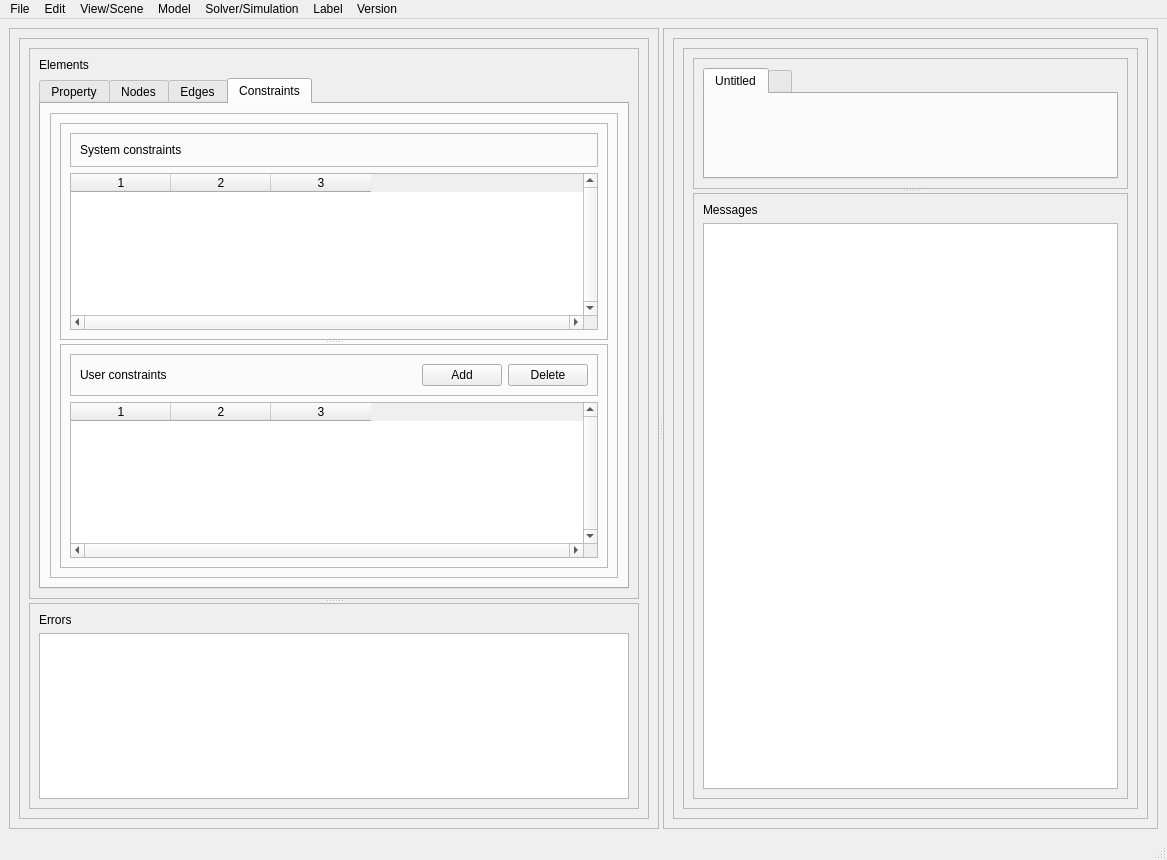
<?xml version="1.0" encoding="UTF-8"?>
<ui version="4.0">
 <class>MainWindow</class>
 <widget class="QMainWindow" name="MainWindow">
  <property name="geometry">
   <rect>
    <x>0</x>
    <y>0</y>
    <width>1167</width>
    <height>860</height>
   </rect>
  </property>
  <property name="windowTitle">
   <string>MainWindow</string>
  </property>
  <property name="autoFillBackground">
   <bool>true</bool>
  </property>
  <property name="styleSheet">
   <string notr="true"/>
  </property>
  <widget class="QWidget" name="centralwidget">
   <property name="sizePolicy">
    <sizepolicy hsizetype="Expanding" vsizetype="Expanding">
     <horstretch>0</horstretch>
     <verstretch>0</verstretch>
    </sizepolicy>
   </property>
   <property name="styleSheet">
    <string notr="true"/>
   </property>
   <layout class="QVBoxLayout" name="verticalLayout_5">
    <item>
     <widget class="QSplitter" name="splitter_3">
      <property name="orientation">
       <enum>Qt::Horizontal</enum>
      </property>
      <widget class="GeometrySerializableFrame" name="left_pane">
       <property name="frameShape">
        <enum>QFrame::StyledPanel</enum>
       </property>
       <property name="frameShadow">
        <enum>QFrame::Sunken</enum>
       </property>
       <layout class="QGridLayout" name="gridLayout">
        <item row="0" column="0">
         <widget class="QSplitter" name="splitter_2">
          <property name="sizePolicy">
           <sizepolicy hsizetype="MinimumExpanding" vsizetype="Ignored">
            <horstretch>0</horstretch>
            <verstretch>0</verstretch>
           </sizepolicy>
          </property>
          <property name="orientation">
           <enum>Qt::Vertical</enum>
          </property>
          <widget class="QFrame" name="frame_3">
           <property name="sizePolicy">
            <sizepolicy hsizetype="Expanding" vsizetype="Expanding">
             <horstretch>0</horstretch>
             <verstretch>0</verstretch>
            </sizepolicy>
           </property>
           <property name="autoFillBackground">
            <bool>false</bool>
           </property>
           <property name="frameShape">
            <enum>QFrame::StyledPanel</enum>
           </property>
           <property name="frameShadow">
            <enum>QFrame::Raised</enum>
           </property>
           <layout class="QGridLayout" name="gridLayout_5">
            <item row="0" column="0">
             <widget class="QSplitter" name="splitter">
              <property name="orientation">
               <enum>Qt::Vertical</enum>
              </property>
              <widget class="GeometrySerializableFrame" name="left_top_pane">
               <property name="frameShape">
                <enum>QFrame::StyledPanel</enum>
               </property>
               <property name="frameShadow">
                <enum>QFrame::Sunken</enum>
               </property>
               <layout class="QVBoxLayout" name="verticalLayout">
                <item>
                 <widget class="QLabel" name="label">
                  <property name="text">
                   <string>Elements</string>
                  </property>
                 </widget>
                </item>
                <item>
                 <widget class="QTabWidget" name="editorTabWidget">
                  <property name="currentIndex">
                   <number>3</number>
                  </property>
                  <widget class="QWidget" name="tab_7">
                   <attribute name="title">
                    <string>Property</string>
                   </attribute>
                   <layout class="QVBoxLayout" name="verticalLayout_4">
                    <item>
                     <widget class="QTableWidget" name="propertyWidget"/>
                    </item>
                   </layout>
                  </widget>
                  <widget class="QWidget" name="tab">
                   <attribute name="title">
                    <string>Nodes</string>
                   </attribute>
                   <layout class="QVBoxLayout" name="verticalLayout_3">
                    <item>
                     <widget class="QTableWidget" name="nodeTableWidget">
                      <property name="verticalScrollBarPolicy">
                       <enum>Qt::ScrollBarAlwaysOn</enum>
                      </property>
                      <property name="horizontalScrollBarPolicy">
                       <enum>Qt::ScrollBarAlwaysOn</enum>
                      </property>
                      <property name="columnCount">
                       <number>4</number>
                      </property>
                      <column/>
                      <column/>
                      <column/>
                      <column/>
                     </widget>
                    </item>
                   </layout>
                  </widget>
                  <widget class="QWidget" name="tab_2">
                   <attribute name="title">
                    <string>Edges</string>
                   </attribute>
                   <layout class="QHBoxLayout" name="horizontalLayout_8">
                    <item>
                     <layout class="QVBoxLayout" name="verticalLayout_6">
                      <item>
                       <widget class="QTableWidget" name="edgeTableWidget">
                        <property name="verticalScrollBarPolicy">
                         <enum>Qt::ScrollBarAlwaysOn</enum>
                        </property>
                        <property name="horizontalScrollBarPolicy">
                         <enum>Qt::ScrollBarAlwaysOn</enum>
                        </property>
                        <property name="columnCount">
                         <number>4</number>
                        </property>
                        <column/>
                        <column/>
                        <column/>
                        <column/>
                       </widget>
                      </item>
                     </layout>
                    </item>
                   </layout>
                  </widget>
                  <widget class="QWidget" name="tab_5">
                   <attribute name="title">
                    <string>Constraints</string>
                   </attribute>
                   <layout class="QGridLayout" name="gridLayout_2">
                    <item row="0" column="0">
                     <widget class="QFrame" name="frame_8">
                      <property name="frameShape">
                       <enum>QFrame::StyledPanel</enum>
                      </property>
                      <property name="frameShadow">
                       <enum>QFrame::Raised</enum>
                      </property>
                      <layout class="QGridLayout" name="gridLayout_3">
                       <item row="1" column="0">
                        <widget class="QSplitter" name="splitter_4">
                         <property name="orientation">
                          <enum>Qt::Vertical</enum>
                         </property>
                         <widget class="QFrame" name="frame_9">
                          <property name="frameShape">
                           <enum>QFrame::StyledPanel</enum>
                          </property>
                          <property name="frameShadow">
                           <enum>QFrame::Raised</enum>
                          </property>
                          <layout class="QVBoxLayout" name="verticalLayout_7">
                           <item>
                            <widget class="QFrame" name="frame_6">
                             <property name="frameShape">
                              <enum>QFrame::StyledPanel</enum>
                             </property>
                             <property name="frameShadow">
                              <enum>QFrame::Raised</enum>
                             </property>
                             <layout class="QHBoxLayout" name="horizontalLayout">
                              <item>
                               <widget class="QLabel" name="label_4">
                                <property name="text">
                                 <string>System constraints</string>
                                </property>
                               </widget>
                              </item>
                             </layout>
                            </widget>
                           </item>
                           <item>
                            <widget class="QTableWidget" name="systemConstraintWidget">
                             <property name="verticalScrollBarPolicy">
                              <enum>Qt::ScrollBarAlwaysOn</enum>
                             </property>
                             <property name="horizontalScrollBarPolicy">
                              <enum>Qt::ScrollBarAlwaysOn</enum>
                             </property>
                             <property name="columnCount">
                              <number>3</number>
                             </property>
                             <column/>
                             <column/>
                             <column/>
                            </widget>
                           </item>
                          </layout>
                         </widget>
                         <widget class="QFrame" name="frame_10">
                          <property name="frameShape">
                           <enum>QFrame::StyledPanel</enum>
                          </property>
                          <property name="frameShadow">
                           <enum>QFrame::Raised</enum>
                          </property>
                          <layout class="QVBoxLayout" name="verticalLayout_9">
                           <item>
                            <widget class="QFrame" name="frame_2">
                             <property name="frameShape">
                              <enum>QFrame::StyledPanel</enum>
                             </property>
                             <property name="frameShadow">
                              <enum>QFrame::Raised</enum>
                             </property>
                             <layout class="QHBoxLayout" name="horizontalLayout_2">
                              <item>
                               <widget class="QLabel" name="label_5">
                                <property name="text">
                                 <string>User constraints</string>
                                </property>
                               </widget>
                              </item>
                              <item>
                               <spacer name="horizontalSpacer">
                                <property name="orientation">
                                 <enum>Qt::Horizontal</enum>
                                </property>
                                <property name="sizeHint" stdset="0">
                                 <size>
                                  <width>40</width>
                                  <height>20</height>
                                 </size>
                                </property>
                               </spacer>
                              </item>
                              <item>
                               <widget class="QPushButton" name="addUserConstraintButton">
                                <property name="text">
                                 <string>Add</string>
                                </property>
                               </widget>
                              </item>
                              <item>
                               <widget class="QPushButton" name="deleteUserConstraintButton">
                                <property name="text">
                                 <string>Delete</string>
                                </property>
                               </widget>
                              </item>
                             </layout>
                            </widget>
                           </item>
                           <item>
                            <widget class="QTableWidget" name="constraintWidget">
                             <property name="verticalScrollBarPolicy">
                              <enum>Qt::ScrollBarAlwaysOn</enum>
                             </property>
                             <property name="horizontalScrollBarPolicy">
                              <enum>Qt::ScrollBarAlwaysOn</enum>
                             </property>
                             <property name="columnCount">
                              <number>3</number>
                             </property>
                             <column/>
                             <column/>
                             <column/>
                            </widget>
                           </item>
                          </layout>
                         </widget>
                        </widget>
                       </item>
                      </layout>
                     </widget>
                    </item>
                   </layout>
                  </widget>
                 </widget>
                </item>
               </layout>
              </widget>
              <widget class="QFrame" name="left_bottom_pane">
               <property name="frameShape">
                <enum>QFrame::StyledPanel</enum>
               </property>
               <property name="frameShadow">
                <enum>QFrame::Sunken</enum>
               </property>
               <layout class="QVBoxLayout" name="verticalLayout_2">
                <item>
                 <widget class="QLabel" name="label_2">
                  <property name="text">
                   <string>Errors</string>
                  </property>
                 </widget>
                </item>
                <item>
                 <widget class="QTableWidget" name="errorWidget">
                  <property name="styleSheet">
                   <string notr="true"/>
                  </property>
                 </widget>
                </item>
               </layout>
              </widget>
             </widget>
            </item>
           </layout>
          </widget>
         </widget>
        </item>
       </layout>
      </widget>
      <widget class="QFrame" name="right_pane">
       <property name="frameShape">
        <enum>QFrame::StyledPanel</enum>
       </property>
       <property name="frameShadow">
        <enum>QFrame::Sunken</enum>
       </property>
       <layout class="QGridLayout" name="gridLayout_10">
        <item row="0" column="0">
         <widget class="GeometrySerializableFrame" name="left_pane_2">
          <property name="frameShape">
           <enum>QFrame::StyledPanel</enum>
          </property>
          <property name="frameShadow">
           <enum>QFrame::Raised</enum>
          </property>
          <layout class="QGridLayout" name="gridLayout_7">
           <item row="0" column="0">
            <widget class="QSplitter" name="splitter_5">
             <property name="sizePolicy">
              <sizepolicy hsizetype="MinimumExpanding" vsizetype="Ignored">
               <horstretch>0</horstretch>
               <verstretch>0</verstretch>
              </sizepolicy>
             </property>
             <property name="orientation">
              <enum>Qt::Vertical</enum>
             </property>
             <widget class="QFrame" name="frame_4">
              <property name="sizePolicy">
               <sizepolicy hsizetype="Expanding" vsizetype="Expanding">
                <horstretch>0</horstretch>
                <verstretch>0</verstretch>
               </sizepolicy>
              </property>
              <property name="autoFillBackground">
               <bool>false</bool>
              </property>
              <property name="frameShape">
               <enum>QFrame::StyledPanel</enum>
              </property>
              <property name="frameShadow">
               <enum>QFrame::Sunken</enum>
              </property>
              <layout class="QGridLayout" name="gridLayout_8">
               <item row="0" column="1">
                <widget class="QSplitter" name="splitter_6">
                 <property name="orientation">
                  <enum>Qt::Vertical</enum>
                 </property>
                 <widget class="GeometrySerializableFrame" name="right_top_pane">
                  <property name="frameShape">
                   <enum>QFrame::StyledPanel</enum>
                  </property>
                  <property name="frameShadow">
                   <enum>QFrame::Sunken</enum>
                  </property>
                  <layout class="QVBoxLayout" name="verticalLayout_8">
                   <item>
                    <widget class="QTabWidget" name="tabWidget">
                     <property name="currentIndex">
                      <number>0</number>
                     </property>
                     <widget class="QWidget" name="modelTab1">
                      <attribute name="title">
                       <string>Untitled</string>
                      </attribute>
                     </widget>
                     <widget class="QWidget" name="noneed">
                      <attribute name="title">
                       <string/>
                      </attribute>
                     </widget>
                    </widget>
                   </item>
                  </layout>
                 </widget>
                 <widget class="QFrame" name="right_bottom_pane">
                  <property name="frameShape">
                   <enum>QFrame::StyledPanel</enum>
                  </property>
                  <property name="frameShadow">
                   <enum>QFrame::Sunken</enum>
                  </property>
                  <layout class="QVBoxLayout" name="verticalLayout_12">
                   <item>
                    <widget class="QLabel" name="label_3">
                     <property name="text">
                      <string>Messages</string>
                     </property>
                    </widget>
                   </item>
                   <item>
                    <widget class="QTextBrowser" name="messages">
                     <property name="sizePolicy">
                      <sizepolicy hsizetype="Expanding" vsizetype="Expanding">
                       <horstretch>0</horstretch>
                       <verstretch>0</verstretch>
                      </sizepolicy>
                     </property>
                    </widget>
                   </item>
                  </layout>
                 </widget>
                </widget>
               </item>
              </layout>
             </widget>
            </widget>
           </item>
          </layout>
         </widget>
        </item>
       </layout>
      </widget>
     </widget>
    </item>
   </layout>
  </widget>
  <widget class="QMenuBar" name="menubar">
   <property name="geometry">
    <rect>
     <x>0</x>
     <y>0</y>
     <width>1167</width>
     <height>26</height>
    </rect>
   </property>
   <widget class="QMenu" name="menuFile">
    <property name="title">
     <string>File</string>
    </property>
    <addaction name="actionNew"/>
    <addaction name="actionOpen"/>
    <addaction name="actionClose"/>
    <addaction name="actionSave"/>
    <addaction name="actionSaveAs"/>
    <addaction name="separator"/>
    <addaction name="actionImport"/>
    <addaction name="actionExport"/>
    <addaction name="separator"/>
    <addaction name="actionQuit"/>
   </widget>
   <widget class="QMenu" name="menuVersion">
    <property name="title">
     <string>Version</string>
    </property>
    <addaction name="actionHelp"/>
    <addaction name="actionVersion"/>
   </widget>
   <widget class="QMenu" name="menuEdit">
    <property name="title">
     <string>Edit</string>
    </property>
    <addaction name="actionCut"/>
    <addaction name="actionCopy"/>
    <addaction name="actionPaste"/>
   </widget>
   <widget class="QMenu" name="menuView_Scene">
    <property name="title">
     <string>View/Scene</string>
    </property>
    <addaction name="actionFitToScene"/>
    <addaction name="actionConsole"/>
    <addaction name="actionScript_Editor"/>
   </widget>
   <widget class="QMenu" name="menuModel">
    <property name="title">
     <string>Model</string>
    </property>
    <addaction name="actionAddConstraint"/>
    <addaction name="actionDeleteConstraint"/>
    <addaction name="separator"/>
    <addaction name="actionModelCheck"/>
    <addaction name="actionLayout_Manager"/>
   </widget>
   <widget class="QMenu" name="menuLabel">
    <property name="title">
     <string>Label</string>
    </property>
    <addaction name="actionNode_Id_to_Label"/>
    <addaction name="actionNode_Complexity_to_Label"/>
    <addaction name="actionNode_Description_to_Label"/>
    <addaction name="separator"/>
    <addaction name="actionEdge_Id_to_Label"/>
    <addaction name="actionEdge_Distance_to_Label"/>
    <addaction name="actionEdge_Description_to_Label"/>
    <addaction name="separator"/>
    <addaction name="actionNode_Tooltips"/>
    <addaction name="actionEdge_Tooltips"/>
   </widget>
   <widget class="QMenu" name="menuSolver_Simulation">
    <property name="title">
     <string>Solver/Simulation</string>
    </property>
    <addaction name="actionStart_Solver"/>
    <addaction name="actionVisualizer"/>
   </widget>
   <addaction name="menuFile"/>
   <addaction name="menuEdit"/>
   <addaction name="menuView_Scene"/>
   <addaction name="menuModel"/>
   <addaction name="menuSolver_Simulation"/>
   <addaction name="menuLabel"/>
   <addaction name="menuVersion"/>
  </widget>
  <widget class="QStatusBar" name="statusbar"/>
  <action name="actionOpen">
   <property name="text">
    <string>Open</string>
   </property>
  </action>
  <action name="actionClose">
   <property name="text">
    <string>Close</string>
   </property>
  </action>
  <action name="actionSave">
   <property name="enabled">
    <bool>false</bool>
   </property>
   <property name="text">
    <string>Save</string>
   </property>
  </action>
  <action name="actionSaveAs">
   <property name="enabled">
    <bool>false</bool>
   </property>
   <property name="text">
    <string>SaveAs</string>
   </property>
  </action>
  <action name="actionImport">
   <property name="enabled">
    <bool>false</bool>
   </property>
   <property name="text">
    <string>Import</string>
   </property>
  </action>
  <action name="actionExport">
   <property name="enabled">
    <bool>false</bool>
   </property>
   <property name="text">
    <string>Export</string>
   </property>
  </action>
  <action name="actionQuit">
   <property name="text">
    <string>Quit</string>
   </property>
  </action>
  <action name="actionVersion">
   <property name="enabled">
    <bool>false</bool>
   </property>
   <property name="text">
    <string>Version</string>
   </property>
  </action>
  <action name="actionHelp">
   <property name="enabled">
    <bool>false</bool>
   </property>
   <property name="text">
    <string>Help</string>
   </property>
  </action>
  <action name="actionFitToScene">
   <property name="enabled">
    <bool>true</bool>
   </property>
   <property name="text">
    <string>Fit to Scene</string>
   </property>
  </action>
  <action name="actionAddConstraint">
   <property name="enabled">
    <bool>false</bool>
   </property>
   <property name="text">
    <string>Add Constraint</string>
   </property>
  </action>
  <action name="actionDeleteConstraint">
   <property name="enabled">
    <bool>false</bool>
   </property>
   <property name="text">
    <string>Delete Constraint</string>
   </property>
  </action>
  <action name="actionModelCheck">
   <property name="enabled">
    <bool>false</bool>
   </property>
   <property name="text">
    <string>Model Check</string>
   </property>
  </action>
  <action name="actionChangeNodeLabel">
   <property name="text">
    <string>Change Node Label</string>
   </property>
  </action>
  <action name="actionNode_Id_to_Label">
   <property name="text">
    <string>Node Id to Label</string>
   </property>
  </action>
  <action name="actionNode_Complexity_to_Label">
   <property name="text">
    <string>Node Complexity to Label</string>
   </property>
  </action>
  <action name="actionEdge_Id_to_Label">
   <property name="text">
    <string>Edge Id to Label</string>
   </property>
  </action>
  <action name="actionEdge_Distance_to_Label">
   <property name="text">
    <string>Edge distance to Label</string>
   </property>
  </action>
  <action name="actionEdge_Description_to_Label">
   <property name="text">
    <string>Edge Description to Label</string>
   </property>
  </action>
  <action name="actionNode_Description_to_Label">
   <property name="text">
    <string>Node Description to Label</string>
   </property>
  </action>
  <action name="actionNode_Tooltips">
   <property name="text">
    <string>Node Tooltips</string>
   </property>
  </action>
  <action name="actionEdge_Tooltips">
   <property name="text">
    <string>Edge Tooltips</string>
   </property>
  </action>
  <action name="actionLayout_Manager">
   <property name="enabled">
    <bool>false</bool>
   </property>
   <property name="text">
    <string>Layout Manager</string>
   </property>
  </action>
  <action name="actionConsole">
   <property name="enabled">
    <bool>true</bool>
   </property>
   <property name="text">
    <string>Console</string>
   </property>
  </action>
  <action name="actionScript_Editor">
   <property name="enabled">
    <bool>true</bool>
   </property>
   <property name="text">
    <string>Script Editor</string>
   </property>
  </action>
  <action name="actionNew">
   <property name="text">
    <string>New</string>
   </property>
  </action>
  <action name="actionStart_Solver">
   <property name="enabled">
    <bool>true</bool>
   </property>
   <property name="text">
    <string>Solver Contorller</string>
   </property>
  </action>
  <action name="actionCut">
   <property name="enabled">
    <bool>false</bool>
   </property>
   <property name="text">
    <string>Cut</string>
   </property>
  </action>
  <action name="actionCopy">
   <property name="enabled">
    <bool>false</bool>
   </property>
   <property name="text">
    <string>Copy</string>
   </property>
  </action>
  <action name="actionPaste">
   <property name="enabled">
    <bool>false</bool>
   </property>
   <property name="text">
    <string>Paste</string>
   </property>
  </action>
  <action name="actionVisualizer">
   <property name="enabled">
    <bool>false</bool>
   </property>
   <property name="text">
    <string>Visualizer</string>
   </property>
  </action>
 </widget>
 <customwidgets>
  <customwidget>
   <class>GeometrySerializableFrame</class>
   <extends>QFrame</extends>
   <header>gui.geomserializable</header>
   <container>1</container>
  </customwidget>
 </customwidgets>
 <resources/>
 <connections>
  <connection>
   <sender>actionOpen</sender>
   <signal>triggered()</signal>
   <receiver>MainWindow</receiver>
   <slot>command_open()</slot>
   <hints>
    <hint type="sourcelabel">
     <x>-1</x>
     <y>-1</y>
    </hint>
    <hint type="destinationlabel">
     <x>510</x>
     <y>388</y>
    </hint>
   </hints>
  </connection>
  <connection>
   <sender>actionQuit</sender>
   <signal>triggered()</signal>
   <receiver>MainWindow</receiver>
   <slot>command_quit()</slot>
   <hints>
    <hint type="sourcelabel">
     <x>-1</x>
     <y>-1</y>
    </hint>
    <hint type="destinationlabel">
     <x>510</x>
     <y>388</y>
    </hint>
   </hints>
  </connection>
  <connection>
   <sender>actionClose</sender>
   <signal>triggered()</signal>
   <receiver>MainWindow</receiver>
   <slot>command_close()</slot>
   <hints>
    <hint type="sourcelabel">
     <x>-1</x>
     <y>-1</y>
    </hint>
    <hint type="destinationlabel">
     <x>510</x>
     <y>388</y>
    </hint>
   </hints>
  </connection>
  <connection>
   <sender>actionSave</sender>
   <signal>triggered()</signal>
   <receiver>MainWindow</receiver>
   <slot>command_save()</slot>
   <hints>
    <hint type="sourcelabel">
     <x>-1</x>
     <y>-1</y>
    </hint>
    <hint type="destinationlabel">
     <x>510</x>
     <y>388</y>
    </hint>
   </hints>
  </connection>
  <connection>
   <sender>actionSaveAs</sender>
   <signal>triggered()</signal>
   <receiver>MainWindow</receiver>
   <slot>command_saveAs()</slot>
   <hints>
    <hint type="sourcelabel">
     <x>-1</x>
     <y>-1</y>
    </hint>
    <hint type="destinationlabel">
     <x>510</x>
     <y>388</y>
    </hint>
   </hints>
  </connection>
  <connection>
   <sender>actionFitToScene</sender>
   <signal>triggered()</signal>
   <receiver>MainWindow</receiver>
   <slot>command_fit_to_scene()</slot>
   <hints>
    <hint type="sourcelabel">
     <x>-1</x>
     <y>-1</y>
    </hint>
    <hint type="destinationlabel">
     <x>555</x>
     <y>429</y>
    </hint>
   </hints>
  </connection>
  <connection>
   <sender>actionDeleteConstraint</sender>
   <signal>triggered()</signal>
   <receiver>MainWindow</receiver>
   <slot>command_delete_constraint()</slot>
   <hints>
    <hint type="sourcelabel">
     <x>-1</x>
     <y>-1</y>
    </hint>
    <hint type="destinationlabel">
     <x>555</x>
     <y>429</y>
    </hint>
   </hints>
  </connection>
  <connection>
   <sender>actionNode_Id_to_Label</sender>
   <signal>triggered()</signal>
   <receiver>MainWindow</receiver>
   <slot>command_set_node_id_to_label()</slot>
   <hints>
    <hint type="sourcelabel">
     <x>-1</x>
     <y>-1</y>
    </hint>
    <hint type="destinationlabel">
     <x>555</x>
     <y>429</y>
    </hint>
   </hints>
  </connection>
  <connection>
   <sender>actionNode_Complexity_to_Label</sender>
   <signal>triggered()</signal>
   <receiver>MainWindow</receiver>
   <slot>command_set_node_complexity_to_label()</slot>
   <hints>
    <hint type="sourcelabel">
     <x>-1</x>
     <y>-1</y>
    </hint>
    <hint type="destinationlabel">
     <x>555</x>
     <y>429</y>
    </hint>
   </hints>
  </connection>
  <connection>
   <sender>actionNode_Description_to_Label</sender>
   <signal>triggered()</signal>
   <receiver>MainWindow</receiver>
   <slot>command_set_node_caption_to_label()</slot>
   <hints>
    <hint type="sourcelabel">
     <x>-1</x>
     <y>-1</y>
    </hint>
    <hint type="destinationlabel">
     <x>555</x>
     <y>429</y>
    </hint>
   </hints>
  </connection>
  <connection>
   <sender>actionEdge_Id_to_Label</sender>
   <signal>triggered()</signal>
   <receiver>MainWindow</receiver>
   <slot>command_set_edge_id_to_label()</slot>
   <hints>
    <hint type="sourcelabel">
     <x>-1</x>
     <y>-1</y>
    </hint>
    <hint type="destinationlabel">
     <x>555</x>
     <y>429</y>
    </hint>
   </hints>
  </connection>
  <connection>
   <sender>actionEdge_Distance_to_Label</sender>
   <signal>triggered()</signal>
   <receiver>MainWindow</receiver>
   <slot>command_set_edge_distance_to_label()</slot>
   <hints>
    <hint type="sourcelabel">
     <x>-1</x>
     <y>-1</y>
    </hint>
    <hint type="destinationlabel">
     <x>555</x>
     <y>429</y>
    </hint>
   </hints>
  </connection>
  <connection>
   <sender>actionEdge_Description_to_Label</sender>
   <signal>triggered()</signal>
   <receiver>MainWindow</receiver>
   <slot>command_set_edge_caption_to_label()</slot>
   <hints>
    <hint type="sourcelabel">
     <x>-1</x>
     <y>-1</y>
    </hint>
    <hint type="destinationlabel">
     <x>555</x>
     <y>429</y>
    </hint>
   </hints>
  </connection>
  <connection>
   <sender>actionEdge_Tooltips</sender>
   <signal>triggered()</signal>
   <receiver>MainWindow</receiver>
   <slot>command_change_edge_tooltips()</slot>
   <hints>
    <hint type="sourcelabel">
     <x>-1</x>
     <y>-1</y>
    </hint>
    <hint type="destinationlabel">
     <x>555</x>
     <y>429</y>
    </hint>
   </hints>
  </connection>
  <connection>
   <sender>actionNode_Tooltips</sender>
   <signal>triggered()</signal>
   <receiver>MainWindow</receiver>
   <slot>command_change_node_tooltips()</slot>
   <hints>
    <hint type="sourcelabel">
     <x>-1</x>
     <y>-1</y>
    </hint>
    <hint type="destinationlabel">
     <x>555</x>
     <y>429</y>
    </hint>
   </hints>
  </connection>
  <connection>
   <sender>actionModelCheck</sender>
   <signal>triggered()</signal>
   <receiver>MainWindow</receiver>
   <slot>command_model_check()</slot>
   <hints>
    <hint type="sourcelabel">
     <x>-1</x>
     <y>-1</y>
    </hint>
    <hint type="destinationlabel">
     <x>555</x>
     <y>429</y>
    </hint>
   </hints>
  </connection>
  <connection>
   <sender>actionLayout_Manager</sender>
   <signal>triggered()</signal>
   <receiver>MainWindow</receiver>
   <slot>command_layout_manager()</slot>
   <hints>
    <hint type="sourcelabel">
     <x>-1</x>
     <y>-1</y>
    </hint>
    <hint type="destinationlabel">
     <x>555</x>
     <y>429</y>
    </hint>
   </hints>
  </connection>
  <connection>
   <sender>actionAddConstraint</sender>
   <signal>triggered()</signal>
   <receiver>MainWindow</receiver>
   <slot>command_add_constraint()</slot>
   <hints>
    <hint type="sourcelabel">
     <x>-1</x>
     <y>-1</y>
    </hint>
    <hint type="destinationlabel">
     <x>555</x>
     <y>429</y>
    </hint>
   </hints>
  </connection>
  <connection>
   <sender>actionConsole</sender>
   <signal>triggered()</signal>
   <receiver>MainWindow</receiver>
   <slot>command_console()</slot>
   <hints>
    <hint type="sourcelabel">
     <x>-1</x>
     <y>-1</y>
    </hint>
    <hint type="destinationlabel">
     <x>555</x>
     <y>429</y>
    </hint>
   </hints>
  </connection>
  <connection>
   <sender>actionScript_Editor</sender>
   <signal>triggered()</signal>
   <receiver>MainWindow</receiver>
   <slot>command_script_editor()</slot>
   <hints>
    <hint type="sourcelabel">
     <x>-1</x>
     <y>-1</y>
    </hint>
    <hint type="destinationlabel">
     <x>555</x>
     <y>429</y>
    </hint>
   </hints>
  </connection>
  <connection>
   <sender>actionNew</sender>
   <signal>triggered()</signal>
   <receiver>MainWindow</receiver>
   <slot>command_new_model()</slot>
   <hints>
    <hint type="sourcelabel">
     <x>-1</x>
     <y>-1</y>
    </hint>
    <hint type="destinationlabel">
     <x>583</x>
     <y>429</y>
    </hint>
   </hints>
  </connection>
  <connection>
   <sender>tabWidget</sender>
   <signal>currentChanged(int)</signal>
   <receiver>MainWindow</receiver>
   <slot>command_change_current(int)</slot>
   <hints>
    <hint type="sourcelabel">
     <x>1006</x>
     <y>430</y>
    </hint>
    <hint type="destinationlabel">
     <x>583</x>
     <y>429</y>
    </hint>
   </hints>
  </connection>
  <connection>
   <sender>actionStart_Solver</sender>
   <signal>triggered()</signal>
   <receiver>MainWindow</receiver>
   <slot>command_start_solver()</slot>
   <hints>
    <hint type="sourcelabel">
     <x>-1</x>
     <y>-1</y>
    </hint>
    <hint type="destinationlabel">
     <x>583</x>
     <y>429</y>
    </hint>
   </hints>
  </connection>
  <connection>
   <sender>actionVisualizer</sender>
   <signal>triggered()</signal>
   <receiver>MainWindow</receiver>
   <slot>command_visualizer()</slot>
   <hints>
    <hint type="sourcelabel">
     <x>-1</x>
     <y>-1</y>
    </hint>
    <hint type="destinationlabel">
     <x>583</x>
     <y>429</y>
    </hint>
   </hints>
  </connection>
 </connections>
 <slots>
  <slot>command_open()</slot>
  <slot>command_quit()</slot>
  <slot>command_close()</slot>
  <slot>command_save()</slot>
  <slot>command_saveAs()</slot>
  <slot>command_help()</slot>
  <slot>command_version()</slot>
  <slot>command_node_selected()</slot>
  <slot>command_node_deselected()</slot>
  <slot>command_node_added()</slot>
  <slot>command_node_changed()</slot>
  <slot>command_node_removed()</slot>
  <slot>command_edge_selected()</slot>
  <slot>command_edge_deselected()</slot>
  <slot>command_edge_added()</slot>
  <slot>command_edge_changed()</slot>
  <slot>command_edge_removed()</slot>
  <slot>command_show_context_menu(QPoint)</slot>
  <slot>command_fit_to_scene()</slot>
  <slot>command_add_constraint()</slot>
  <slot>command_delete_constraint()</slot>
  <slot>command_set_node_id_to_label()</slot>
  <slot>command_set_node_complexity_to_label()</slot>
  <slot>command_set_node_caption_to_label()</slot>
  <slot>command_set_edge_id_to_label()</slot>
  <slot>command_set_edge_distance_to_label()</slot>
  <slot>command_set_edge_caption_to_label()</slot>
  <slot>command_change_node_tooltips()</slot>
  <slot>command_change_edge_tooltips()</slot>
  <slot>command_model_check()</slot>
  <slot>command_layout_manager()</slot>
  <slot>command_console()</slot>
  <slot>command_script_editor()</slot>
  <slot>command_new_model()</slot>
  <slot>command_change_current(int)</slot>
  <slot>command_start_solver()</slot>
  <slot>command_visualizer()</slot>
 </slots>
</ui>
